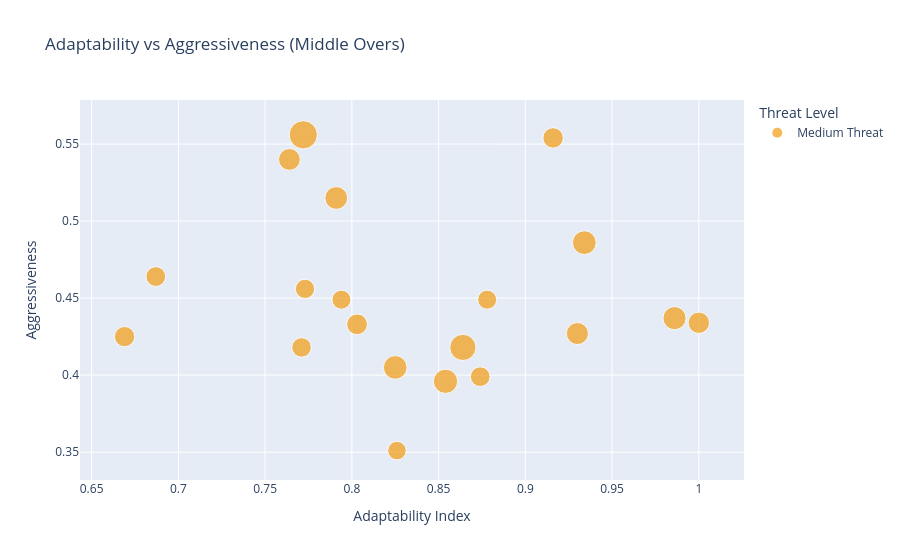

Notebook code cell kept with this figure:
### Code cell
# Adaptability vs aggressiveness scatter
if len(threat_df) > 0:
    tm = threat_df[threat_df['Phase']=='Middle'].merge(
        profiles[['Full Name','adaptability_index','total_runs']],
        left_on='Batsman',right_on='Full Name',how='left')
    fig = px.scatter(tm, x='adaptability_index', y='Aggressiveness',
                     size='total_runs', color='Threat Level', hover_name='Batsman',
                     color_discrete_map={'High Threat':'#e74c3c','Medium Threat':'#f39c12','Low Threat':'#2ecc71'},
                     title='Adaptability vs Aggressiveness (Middle Overs)',
                     labels={'adaptability_index':'Adaptability Index'})
    fig.show()

### Figure 1 — Plotly figure (JSON) as saved in the notebook; plotly's stock layout.template omitted (floating-point values rounded to 4 significant figures)
{"data": [{"hovertemplate": "<b>%{hovertext}</b><br><br>Threat Level=Medium Threat<br>Adaptability Index=%{x}<br>Aggressiveness=%{y}<br>total_runs=%{marker.size}<extra></extra>", "hovertext": ["Jos Buttler", "Virat Kohli", "Mohammad Rizwan", "Babar Azam", "Kane Williamson", "Pathum Nissanka", "David Warner", "George Munsey", "Rohit Sharma", "Max O'Dowd", "Charith Asalanka", "Mitchell Marsh", "Quinton de Kock", "Glenn Phillips", "Shakib Al Hasan", "David Wiese", "Martin Guptill", "Daryl Mitchell", "Richie Berrington", "Aaron Finch"], "legendgroup": "Medium Threat", "marker": {"color": "#f39c12", "size": [773.0, 665.0, 569.0, 546.0, 542.0, 518.0, 502.0, 472.0, 459.0, 443.0, 417.0, 405.0, 400.0, 379.0, 375.0, 369.0, 360.0, 350.0, 350.0, 333.0], "sizemode": "area", "sizeref": 1.933, "symbol": "circle"}, "mode": "markers", "name": "Medium Threat", "orientation": "v", "showlegend": true, "type": "scatter", "x": [0.772, 0.864, 0.854, 0.934, 0.825, 0.986, 0.791, 0.93, 0.764, 1.0, 0.803, 0.916, 0.669, 0.687, 0.874, 0.771, 0.773, 0.794, 0.878, 0.826], "xaxis": "x", "y": [0.556, 0.418, 0.396, 0.486, 0.405, 0.437, 0.515, 0.427, 0.54, 0.434, 0.433, 0.554, 0.425, 0.464, 0.399, 0.418, 0.456, 0.449, 0.449, 0.351], "yaxis": "y"}], "layout": {"legend": {"itemsizing": "constant", "title": {"text": "Threat Level"}, "tracegroupgap": 0}, "title": {"text": "Adaptability vs Aggressiveness (Middle Overs)"}, "xaxis": {"anchor": "y", "domain": [0, 1], "title": {"text": "Adaptability Index"}}, "yaxis": {"anchor": "x", "domain": [0, 1], "title": {"text": "Aggressiveness"}}}}
